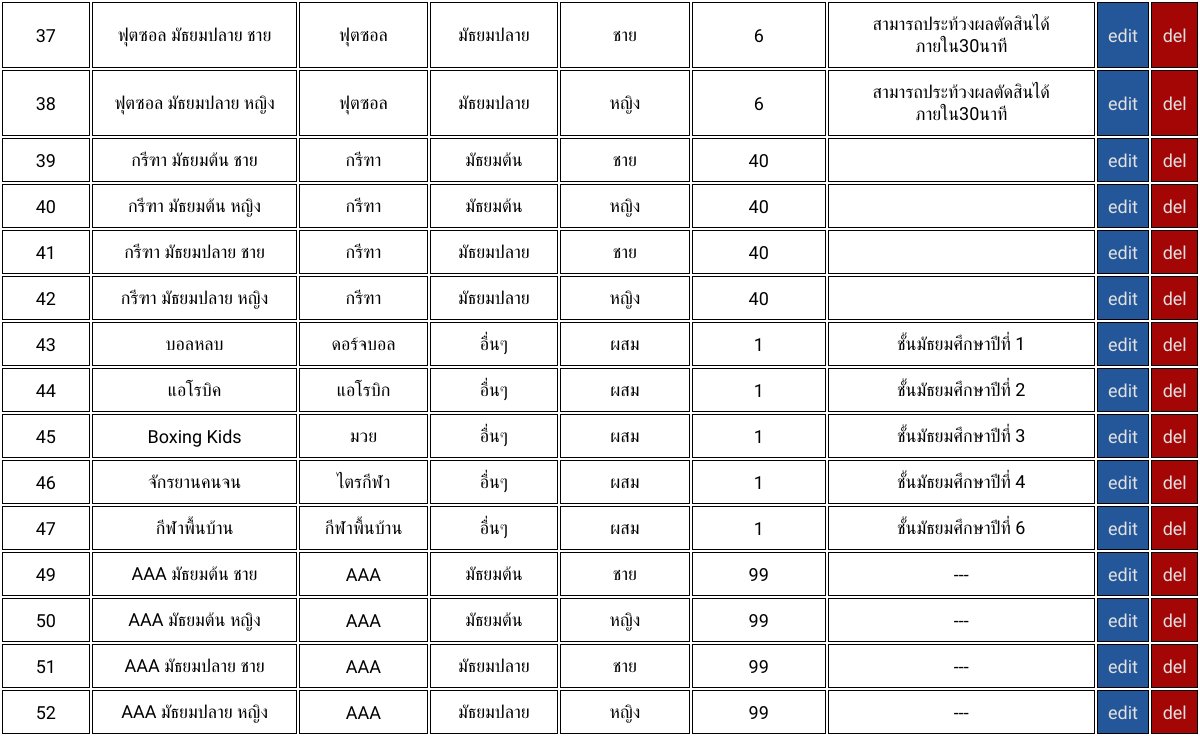
Page /admin/sport.php?page=sport&sub_page=view (lower part) on the earlier database version.
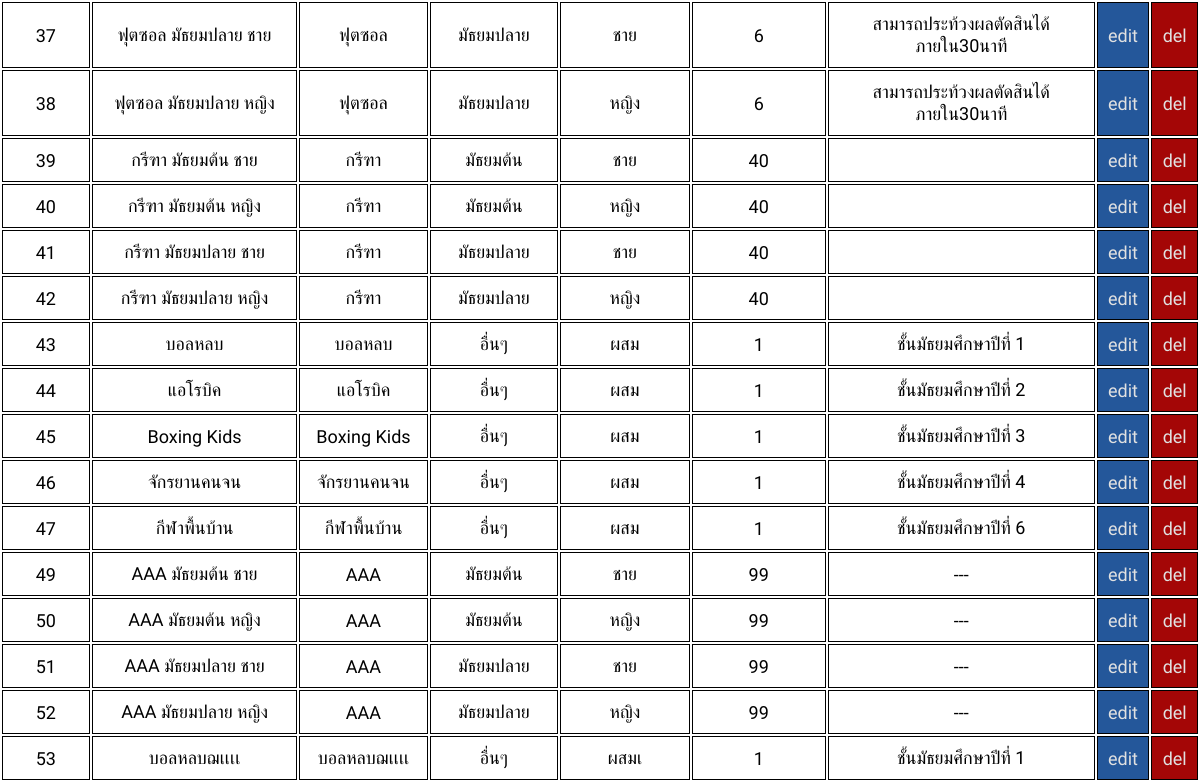
Same page on the later database version.
### tables this page shows
CREATE TABLE `sports` (
  `sport_id` int(11) NOT NULL,
  `sport_name` varchar(32) NOT NULL,
  `sport_type` varchar(64) NOT NULL,
  `sport_degree` varchar(16) NOT NULL,
  `sport_gender` varchar(8) NOT NULL,
  `sport_amount` int(2) NOT NULL,
  `sport_note` varchar(256) NOT NULL
);

### admin/view/view_sport.php (the view, shortened to what this page needs)
<body>
	<div class="table_container">
	<table>
		<?php
			$sql_find_sports = "SELECT * FROM `sports`";
			$result_find_sports = mysqli_query($conn, $sql_find_sports);
			if (mysqli_num_rows($result_find_sports) > 0) {
				while ($row_find_sports = mysqli_fetch_assoc($result_find_sports)) {
					echo "<tr>
							<td>".$row_find_sports['sport_id']."</td>
							<td>".$row_find_sports['sport_name']."</td>
							<td>".$row_find_sports['sport_type']."</td>
							<td>".$row_find_sports['sport_degree']."</td>
							<td>".$row_find_sports['sport_gender']."</td>
							<td>".$row_find_sports['sport_amount']."</td>
							<td>".$row_find_sports['sport_note']."</td>
							<td class=edit><a href=\"admin_system.php?page=sport&sub_page=edit&sport_id=".$row_find_sports['sport_id']."\">edit</a></td>
							<td class=del><a href=\"admin_system.php?page=sport&sub_page=delete&sport_id=".$row_find_sports['sport_id']."\">del</a></td>
						</tr>";
				}
			}else{
				echo "no sport found...";
			}
		 ?>
	</table>
</div>
</body>

### admin/sport.php (shortened to what this page needs)
<link rel="stylesheet"  href="element/styles_admin_sport.css">
<body>
	<?php
	switch ($_GET['sub_page']) {
		case 'view':
			include 'admin/view/view_sport.php';
			break;
	}
 ?>
</body>
</html>

### element/styles_admin_sport.css (style rules this page uses)
* { margin: 0; padding: 0; box-sizing: border-box; text-decoration: none; list-style: none; font-family: "Mitr", sans-serif; }
.table_container { overflow-x: auto; -webkit-overflow-scrolling: touch; }
tr { background-color: skyblue; color: black; font-size: 18px; cursor: pointer; }
.edit { background-color: rgb(36, 87, 154); cursor: pointer; }
.del { background-color: rgb(164, 6, 6); }
.edit a { color: #e1e1e1; }
.del a { color: #e1e1e1; }

Differences in the rows shown:
changed sports "บอลหลบ": sport_type "ดอร์จบอล" → "บอลหลบ"
changed sports "แอโรบิค": sport_type "แอโรบิก" → "แอโรบิค"
changed sports "Boxing Kids": sport_type "มวย" → "Boxing Kids"
changed sports "จักรยานคนจน": sport_type "ไตรกีฬา" → "จักรยานคนจน"
added sports: sport_id "53", sport_name "บอลหลบฌเเเเ", sport_type "บอลหลบฌเเเเ", sport_degree "อื่นๆ", sport_gender "ผสมเ", sport_amount "1", sport_note "ชั้นมัธยมศึกษาปีที่ 1"
